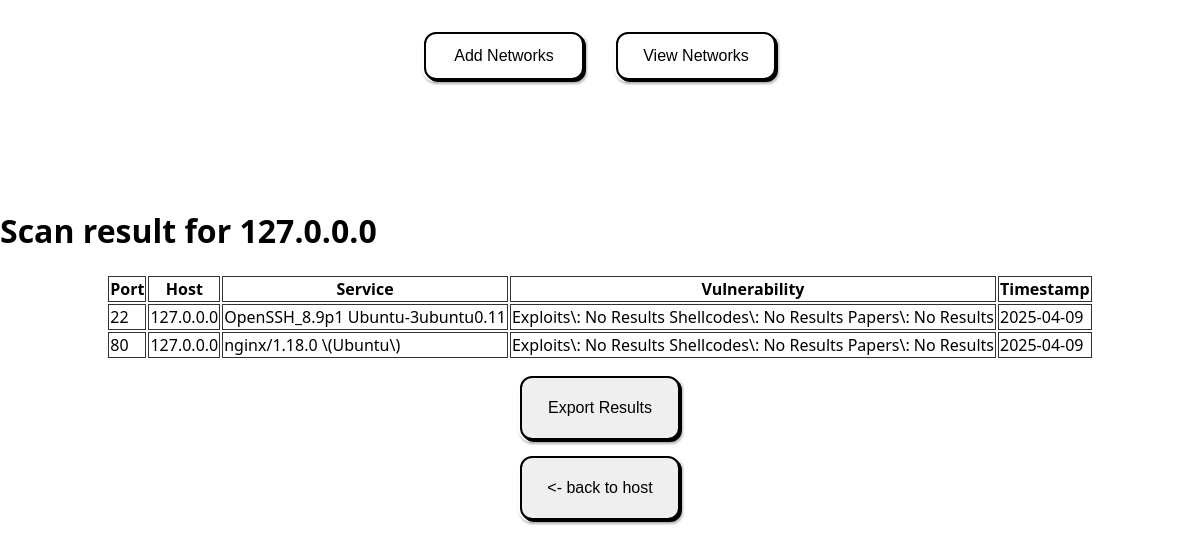
/results/2, run on an earlier commit of the app's database.
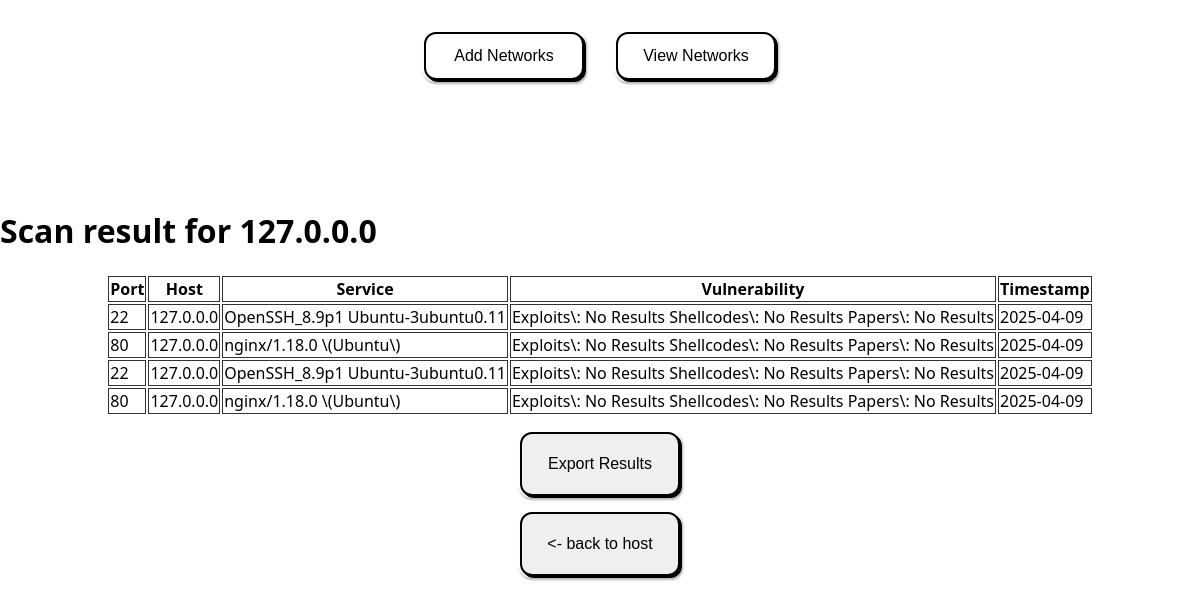
And on a later commit of the database.
### app/models/host.py (models this page shows)
class Host(db.Model):
    __tablename__ = 'hosts'
    id = db.Column(db.Integer, primary_key=True, nullable=False, index=True)
    ip = db.Column(db.String, nullable=False)
    network_id = db.Column(db.Integer, db.ForeignKey("networks.id"),
                           nullable=False)
    network = db.relationship('Network', back_populates='hosts')
    ports = db.relationship('Port', back_populates='host',
                            cascade='all, delete-orphan')

### app/models/port.py (models this page shows)
class Port(db.Model):
    __tablename__ = 'ports'
    id = db.Column(db.Integer, primary_key=True, nullable=False)
    port = db.Column(db.Integer, nullable=False)
    service = db.Column(db.String)
    vulnerabilities = db.Column(db.String)
    last_found = db.Column(db.Date)
    host_id = db.Column(db.Integer, db.ForeignKey("hosts.id"), nullable=False)
    host = db.relationship('Host', back_populates='ports')

### app/routes/host_routes.py (the view)
@host_blueprint.route('/results/<id>')
def get_results_of_host(id):
    id_as_str = validate(id)
    id_as_int:int = 0
    try:
        id_as_int = int(id_as_str)
    except ValueError:
        return 'invalid id', 400
    host = get_host_by_id(id_as_int)
    if not host:
        return 'Host not found', 404
    return render_template('results.html', css='', js='', host=host)

### app/repositories/host_repository.py (called while the page is built)
def get_host_by_id(id):
    host = Host.query.filter(Host.id == id).first()
    return host

### app/utils.py (called while the page is built)
def validate(text: str):
    output: str = text # make a local instance for changes
    for character in ('"<>|\\&(){}[];:' + "'"):
        if character in output:
            output = output.replace(character, '\\' + character) # escape characters
    return output

### app/templates/results.html (shortened to what this page needs)
{% extends 'base.html' %}
{% block head %}
<link rel="stylesheet" href="{{ url_for('static', filename='css/results.css') }}">
{% endblock %}
{% block body %}
    <h1>Scan result for {{host.ip}}</h1>
<div class="center">
<table>
    <tr>
        <th>Port</th>
        <th>Host</th>
        <th>Service</th>
        <th>Vulnerability</th>
        <th>Timestamp</th>
    </tr>
    {% for port in host.ports %}
        <tr>
            <td> {{port.port}} </td>
            <td> {{host.ip}} </td>
            <td> {{port.service}} </td>
            <td>
            {% if port.vulnerabilities|length > 100 %}
                Too long to display
            {% else %}
                 {{ port.vulnerabilities }}
            {% endif %}
            </td>
            <td> {{port.last_found}} </td>
        </tr>
{% endfor %}
</table>
</div>
    <div class="center">
        <button onclick="download_results()">Export Results</button>
    </div>
    <div class="center">
        <button onclick="history.back()"><- back to host</button>
    </div>
{% endblock %}

### app/templates/base.html (shortened to what this page needs)
<!DOCTYPE html>
<html lang="en">
<head>
    <link rel="stylesheet" href="{{ url_for('static', filename='css/styles.css') }}">
    {% block head %}
    {% endblock %}
</head>
<body>
    <nav>
        <button onclick="redirect('/')">
            Add Networks
        </button>
        <button class="right" onclick="redirect('/overview')">
            View Networks
        </button>
    </nav>
    {% block body %}
    {% endblock %}
</body>
</html>

### app/static/css/styles.css (style rules this page uses)
body { font-family: 'Segoe UI', sans-serif; margin: 0px; }
button { padding: 10px 20px; font-size: 16px; border: 2px solid black; border-radius: 12px; color: black; font-family: sans-serif; box-shadow: 2px 2px 0 black, 0 0 0 2px white; filter: drop-shadow(1px 2px 1px rgba(0, 0, 0, 0.3)); cursor: pointer; transition: transform 0.1s ease; width: 10em; height: 4em; }
nav { display: flex; justify-content: center; flex-direction: row; width: 100vw; height: 10vh; margin-top: 2vh; }
nav button { width: 10em; height:3em; background-color: white; color: black; }
.right { margin-left:2em; }
.center { width: 100%; height: 100%; display:flex; justify-content: center; }

### app/static/css/results.css (style rules this page uses)
th, td { border: 1px solid #333; }
button { margin-top: 2vh; }

What changed in the data, as far as the page shows it:
added Port: port "22", {{ host.ip }} "127.0.0.0", service "OpenSSH_8.9p1 Ubuntu-3ubuntu0.11", vulnerabilities "Exploits\\: No Results Shellcodes\\: No Results Papers\\: No Results", last_found "2025-04-09"
added Port: port "80", {{ host.ip }} "127.0.0.0", service "nginx/1.18.0 \\(Ubuntu\\)", vulnerabilities "Exploits\\: No Results Shellcodes\\: No Results Papers\\: No Results", last_found "2025-04-09"
